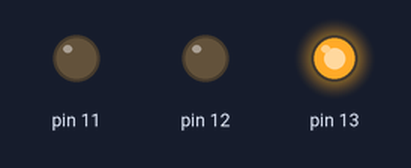
A sketch run on a simulated Arduino Uno, built with avr-gcc and run on an emulated ATmega328P. On the bench: output pins drawn as LEDs (lit = HIGH).

Above: at 2.5 s.
At 6.0 s:
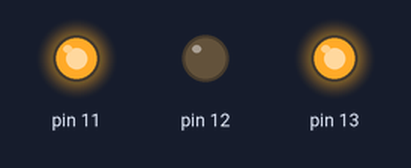
At 9.5 s:
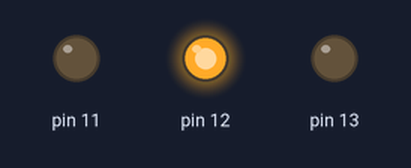
Timing chart, 0 to 15.6 s (numbered marks = the images above):
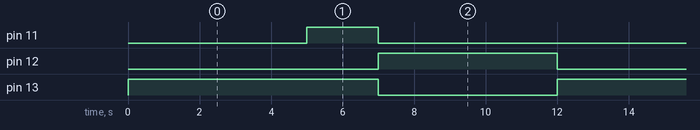

Measured:
- by itself, pin 11: alternates HIGH for 2.0 s and LOW for 10.0 s
- by itself, pin 12: alternates HIGH for 5.0 s and LOW for 7.0 s
- by itself, pin 13: alternates HIGH for 7.0 s and LOW for 5.0 s

The sketch:

traffic_light.ino
```cpp
void setup() {
  pinMode(13, OUTPUT);
  pinMode(12, OUTPUT);
  pinMode(11, OUTPUT);
}

void loop() {
  // put your main code here, to run repeatedly:
  digitalWrite(13, HIGH);
  delay(5000);
  digitalWrite(11, HIGH);
  delay(2000);
  digitalWrite(13, LOW);
  digitalWrite(11, LOW);
  digitalWrite(12, HIGH);
  delay(5000);
  digitalWrite(12,LOW);
}
```
